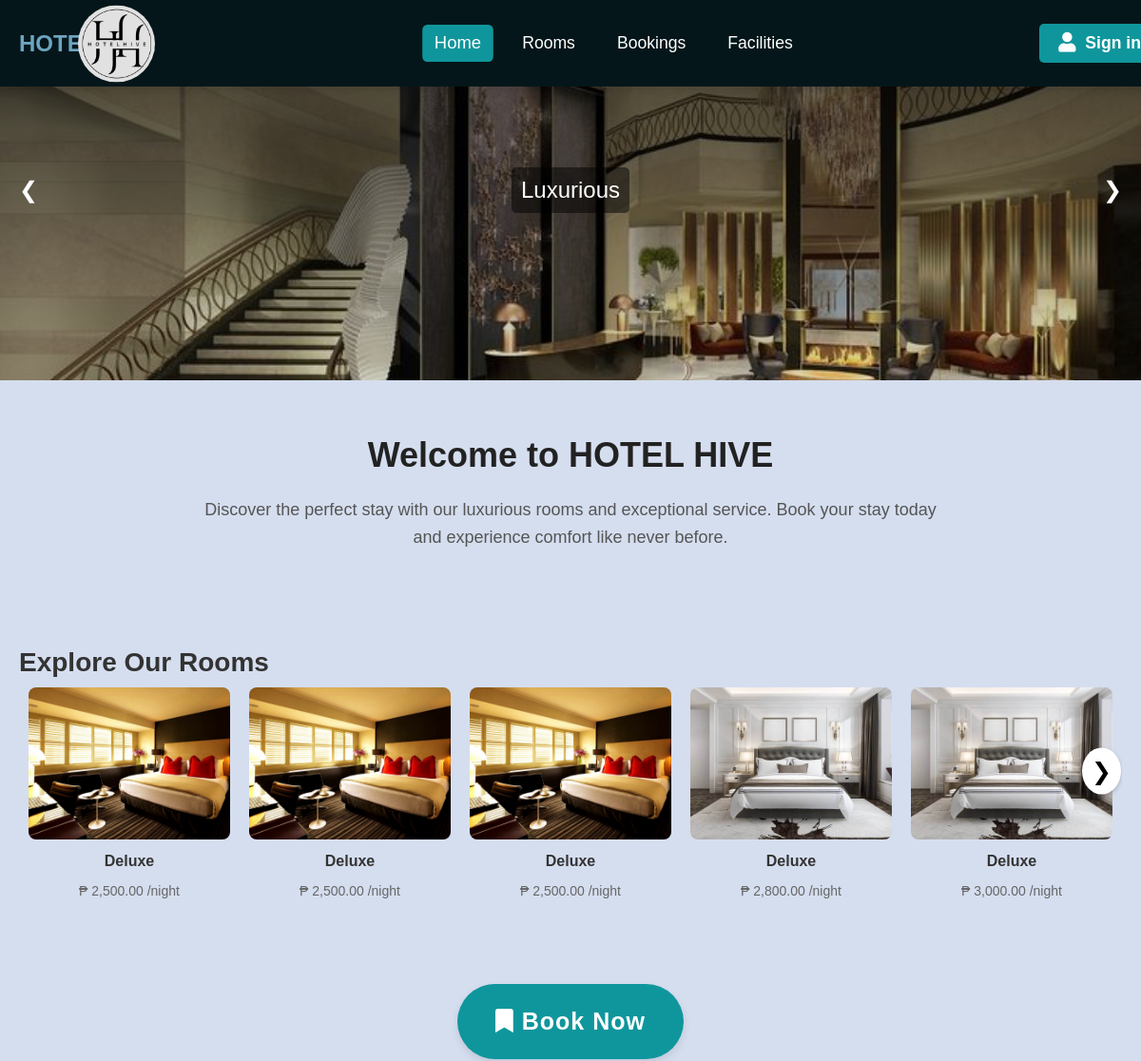
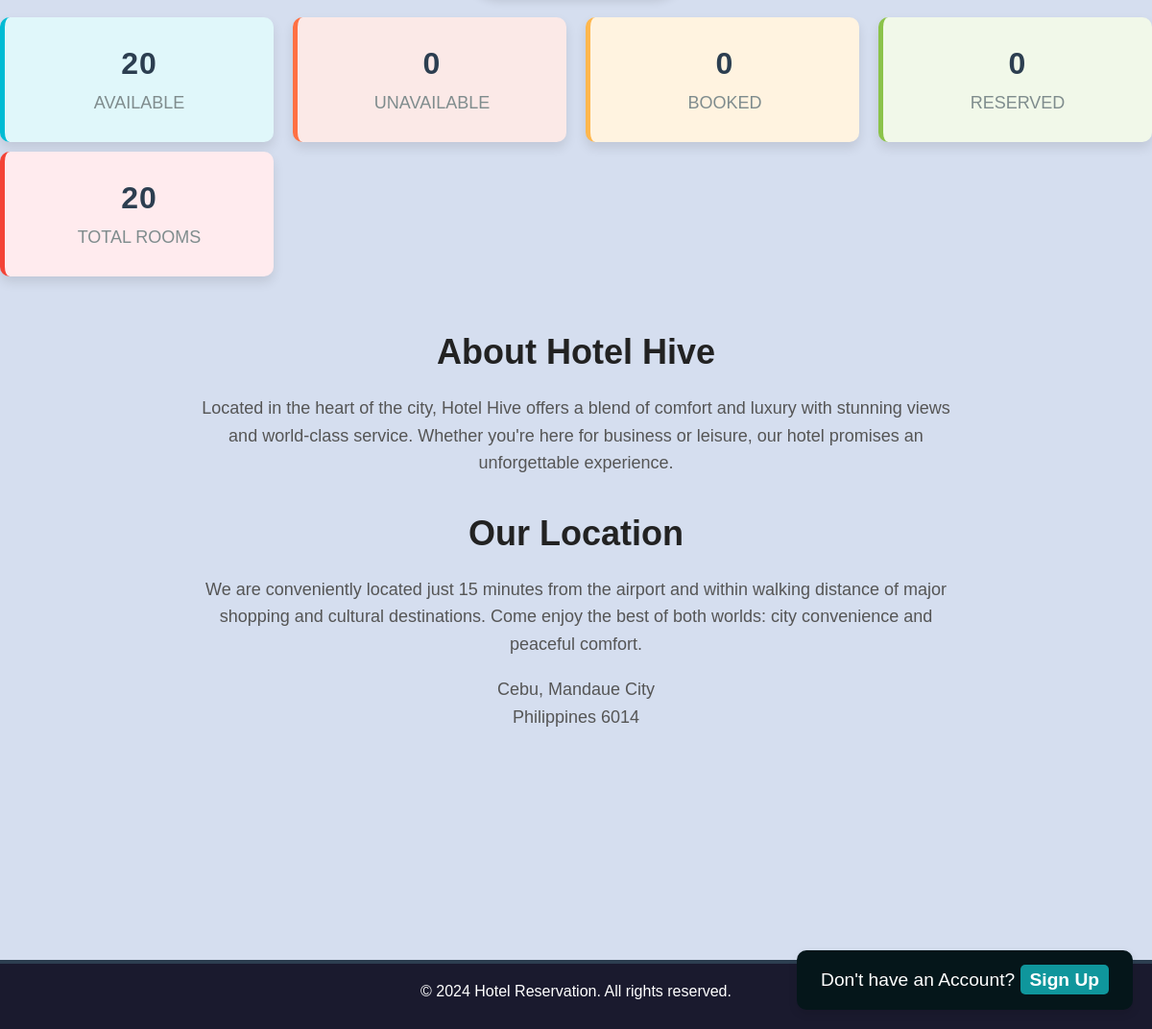
The page / on the database its author committed (2 pictures, top to bottom).
### tables this page shows
CREATE TABLE `rooms` (
  `id` int(11) NOT NULL,
  `room_name` varchar(255) DEFAULT NULL,
  `room_size` varchar(50) NOT NULL,
  `description` text NOT NULL,
  `price` decimal(10,2) NOT NULL,
  `image_url` varchar(255) NOT NULL,
  `features` text DEFAULT NULL,
  `availability` enum('Available','Unavailable','Booked','Reserved') NOT NULL,
  `room_number` varchar(10) DEFAULT NULL,
  `amenities` text DEFAULT NULL,
  `guests` varchar(10) NOT NULL,
  `category` varchar(50) DEFAULT NULL
);

### src/Auth.php (called while the page is built, shortened)
<?php
class Auth {
    public static function isLoggedIn() {
        return isset($_SESSION['user_id']);
    }
}

### admin/room.php (called while the page is built, shortened)
<?php
require_once '../config/database.php';
class Room {
    public function getAllRooms() {
        global $pdo;
        try {
            $stmt = $pdo->query("SELECT * FROM rooms");
            return $stmt->fetchAll(PDO::FETCH_ASSOC);
        } catch (PDOException $e) {
            echo "Error fetching rooms: " . $e->getMessage();
            return [];
        }
    }
}
?>

### public/index.php (the view, shortened to what this page needs)
<?php
require_once '../src/Auth.php';
include 'header.php';
require_once '../admin/room.php';
$room = new room();
$rooms = $room->getAllRooms();
$availableCount = 0;
$unavailableCount = 0;
$bookedCount = 0;
$reservedCount = 0;
if ($rooms) {
    foreach ($rooms as $room) {
        if ($room['availability'] == 'Available') {
            $availableCount++;
        } elseif ($room['availability'] == 'Unavailable') {
            $unavailableCount++;
        } elseif ($room['availability'] == 'Booked') {
            $bookedCount++;
        }
    }
    $totalRooms = count($rooms);
} else {
    $totalRooms = 0;
}
?>
<!DOCTYPE html>
<html lang="en">
<head>
    <link rel="stylesheet" type="text/css" href="./styles/indexss.css">
</head>
<body>
<main>
        <div class="hero">
            <div class="hero-slider">
                <div class="slide active">
                    <img src="../assets/luxurious.jpeg" alt="Hotel Room 1">
                    <div class="caption">Luxurious</div>
                </div>
            </div>
            <button class="prev" id="prevBtn">&#10094;</button>
            <button class="next" id="nextBtn">&#10095;</button>
        </div>
        <div class="description">
                <h2>Welcome to HOTEL HIVE</h2>
                <p>Discover the perfect stay with our luxurious rooms and exceptional service. Book your stay today and experience comfort like never before.</p>
        </div>
        <div class="explore-section">
        <h2 class="section-title">Explore Our Rooms</h2>
            <div class="explore-grid-container">
                <div class="explore-grid" id="exploreGrid">
                <?php foreach ($rooms as $room): ?>
                    <div class="destination-card">
                        <img src="<?= $room['image_url'] ?>" alt="Boracay Island">
                        <h3><?= $room['room_name'] ?></h3>
                        <p>₱ <?= number_format($room['price'], 2) ?> /night</p>
                    </div>
                <?php endforeach; ?>
                </div>
                <button class="arrow right" onclick="moveRight()">&#10095;</button>
            </div>
        </div>
        <div class="book-now-container">
            <a href="rooms.php" class="book-now-button">
                <i class="fa fa-bookmark"></i> Book Now
            </a>
        </div>
    <div class="room-summary">
        <div class="summary-container">
            <div class="summary-box available-box">
                <div class="count"><?php echo $availableCount; ?></div>
                <div class="label">Available</div>
            </div>
            <div class="summary-box unavailable-box">
                <div class="count"><?php echo $unavailableCount; ?></div>
                <div class="label">Unavailable</div>
            </div>
            <div class="summary-box booked-box">
                <div class="count"><?php echo $bookedCount; ?></div>
                <div class="label">Booked</div>
            </div>
            <div class="summary-box reserved-box">
                <div class="count"><?php echo $reservedCount; ?></div>
                <div class="label">Reserved</div>
            </div>
            <div class="summary-box total-box">
                <div class="count"><?php echo  $totalRooms; ?></div>
                <div class="label">Total Rooms</div>
            </div>
        </div>
    </div>
        <div class="description">
                <h2>About Hotel Hive</h2>
                <p>Located in the heart of the city, Hotel Hive offers a blend of comfort and luxury with stunning views and world-class service. Whether you're here for business or leisure, our hotel promises an unforgettable experience.</p>
                <h2>Our Location</h2>
                <p>We are conveniently located just 15 minutes from the airport and within walking distance of major shopping and cultural destinations. Come enjoy the best of both worlds: city convenience and peaceful comfort. </p>
                <p>Cebu, Mandaue City <br>Philippines 6014</p>
        </div>
</main>
</body>
</html>
<footer>
    <?php include 'footer.php'; ?>
</footer>

### public/header.php (shortened to what this page needs)
<?php
require_once '../src/Auth.php';
$current_page = basename($_SERVER['PHP_SELF'], ".php");
if (Auth::isLoggedIn()) {
    $userId = $_SESSION['user_id'];
    $sql = "SELECT * FROM bookings WHERE user_id = :user_id AND status IN ('cancelled', 'confirmed') ORDER BY status_updated_at DESC";
    $stmt = $pdo->prepare($sql);
    $stmt->execute([':user_id' => $userId]);
    $notifications = $stmt->fetchAll(PDO::FETCH_ASSOC);
    $stmt = $pdo->prepare('SELECT first_name, last_name, email, cellphone, profile_image FROM users WHERE id = ?');
    $stmt->execute([$userId]);
    $user = $stmt->fetch(PDO::FETCH_ASSOC);
} else {
    $notifications = [];
    $user = null;
}
?>
<!DOCTYPE html>
<html lang="en">
<head>
    <link rel="stylesheet" href="./styles/header.css">
    <link rel="stylesheet" href="https://cdnjs.cloudflare.com/ajax/libs/font-awesome/5.15.4/css/all.min.css">
</head>
<body>
<header class="header" id="header">
    <div class="header-container">
    <img src="./styles/LOGO.png" alt="Hotel Logo" class="logo">
        <h1 class="header-title">HOTEL HIVE</h1>
        <nav class="nav-links" id="navLinks">
            <a href="index.php" class="<?php echo ($current_page == 'index') ? 'active' : ''; ?>">Home</a>
            <a href="rooms.php" class="<?php echo ($current_page == 'rooms') ? 'active' : ''; ?>">Rooms</a>
            <a href="bookings.php" class="<?php echo ($current_page == 'bookings' || $current_page == 'booking_history') ? 'active' : ''; ?>">Bookings</a>
            <a href="facilities.php" class="<?php echo ($current_page == 'facilities') ? 'active' : ''; ?>">Facilities</a>
        </nav>
        <div class="auth-buttons" id="authButtons">
        <?php if (Auth::isLoggedIn()): ?>
            <div class="notification-bell" onclick="toggleNotifications()">
                <i class="fas fa-bell"></i>
                <span class="notification-count" id="notificationCount"><?php echo count($notifications); ?></span>
            </div>
            <div class="user-info">
                <a href="profile.php">
                    <?php if (is_array($user) && !empty($user['profile_image'])): ?>
                        <img src="<?php echo htmlspecialchars($user['profile_image']); ?>" alt="Profile Image" class="profile-image">
                    <?php else: ?>
                        <i class="fas fa-user-circle"></i>
                    <?php endif; ?>
                </a>
                <span><?php echo htmlspecialchars($user['first_name'] . ' ' . $user['last_name']); ?></span>
            </div>
            <div class="dropdown">
                <span class="settings-icon" id="settingsIcon"><i class="fas fa-cog"></i></span>
                <div class="dropdown-menu" id="settingsMenu">
                    <div class="dropdown-header">Settings</div>
                    <a class="dropdown-item" href="profile.php"><i class="fas fa-user"></i> Profile</a>
                    <div class="dropdown-divider"></div>
                    <a class="dropdown-item" href="logout.php"><i class="fas fa-sign-out-alt"></i> Logout</a>
                </div>
            </div>
        <?php else: ?>
            <a href="login.php" id="accountLoginBtn" class="auth-button">
                <i class="fas fa-user"></i> Sign in
            </a>
        <?php endif; ?>
    </div>
    </div>
</header>
<?php if (!Auth::isLoggedIn()): ?>
    <div class="floating-signup">
        <p>Don't have an Account? <a href="signup.php" class="signup-btn">Sign Up</a></p>
    </div>
<?php endif; ?>
</body>
</html>

### public/footer.php (shortened to what this page needs)
<footer class="footer">
    <div class="footer-container">
        <p>&copy; 2024 Hotel Reservation. All rights reserved.</p>
    </div>
</footer>

### public/styles/header.css (style rules this page uses)
.header { background-color: #05161a; color: #fff; padding: 25px 20px; box-shadow: 0 4px 8px rgba(0, 0, 0, 0.1); position: fixed; width: 100%; top: 0; left: 0; z-index: 10; transition: background-color 0.3s, box-shadow 0.3s; }
.header-container { display: flex; justify-content: space-between; align-items: center; max-width: 1200px; margin: 0 auto; flex-wrap: wrap; }
.header-title { font-size: 1.5em; font-weight: bold; margin: 0; text-transform: uppercase; white-space: nowrap; flex: 1; color: #6da5c0; }
.nav-links { display: flex; gap: 20px; justify-content: center; flex: 5; }
.nav-links a { color: #fff; text-decoration: none; font-size: 1.1em; position: relative; padding: 8px 12px; border-radius: 5px; transition: background-color 0.3s, transform 0.3s; }
.nav-links a:hover, .nav-links .active { text-decoration: none; background-color: #0f969c; color: #fff; transform: scale(1.05); }
.auth-buttons { display: flex; align-items: center; gap: 10px; order: 3; }
.auth-button { background-color: #0f969c; color: white; padding: 10px 20px; font-size: 1.1rem; border: none; border-radius: 5px; cursor: pointer; transition: background-color 0.3s ease; display: inline-flex; align-items: center; gap: 10px; text-decoration: none; font-weight: bold; }
.auth-button i { font-size: 1.3rem; }
.floating-signup { position: fixed; bottom: 20px; right: 20px; background-color: #05161a; color: white; padding: 20px 25px; border-radius: 10px; box-shadow: 0px 4px 10px rgba(0, 0, 0, 0.1); font-size: 1.2em; width: auto; text-align: center; z-index: 100; }
.floating-signup a { color: #fff; text-decoration: none; font-weight: bold; font-size: 1em; padding: 5px 10px; background-color: #0f969c; border-radius: 5px; transition: background-color 0.3s; }
.floating-signup p { margin: 0; }

### public/styles/indexss.css (style rules this page uses)
body { font-family: 'Arial', sans-serif; background-color: #d5deef; color: #333; margin: 0; padding: 0; }
.hero { position: relative; overflow: hidden; width: 100%; height: 400px; background: linear-gradient(to bottom, rgba(0, 0, 0, 0.7), rgba(0, 0, 0, 0.1)); }
.hero-slider { position: relative; width: 100%; height: 100%; overflow: hidden; }
.slide { position: absolute; width: 100%; height: 100%; display: none; transition: transform 0.5s ease; }
.slide.active { display: block; }
.slide::before { content: ''; position: absolute; top: 0; left: 0; width: 100%; height: 100%; background: linear-gradient(to bottom, rgba(0, 0, 0, 0.7), rgba(0, 0, 0, 0.1)); z-index: 1; }
.slide img { width: 100%; height: 100%; object-fit: cover; transition: transform 0.5s ease; }
.caption { position: absolute; bottom: 50%; left: 50%; transform: translate(-50%, 50%); color: white; font-size: 24px; background: rgba(0, 0, 0, 0.5); padding: 10px; border-radius: 5px; z-index:2; }
.prev, .next { position: absolute; top: 50%; transform: translateY(-50%); background: transparent; color: white; border: none; font-size: 24px; cursor: pointer; padding: 10px; border-radius: 50%; z-index: 5; }
.prev { left: 10px; }
.next { right: 10px; }

### public/header.php (style rules this page uses)
.header .logo { width: 45px; height: 45px; position: absolute; top: 50%; left: 100px; transform: translateY(-50%) scale(1.8); border-radius: 50%; object-fit: cover; }

### public/footer.php (style rules this page uses)
.footer { background-color: #1A1A2E; color: white; padding: 20px 0; text-align: center; border-top: 4px solid #2c3e50; width: 100%; margin-top: 200px; }
.footer-container { max-width: 1200px; margin: 0 auto; display: flex; flex-direction: column; align-items: center; justify-content: center; }
.footer p { margin: 0; padding-bottom: 10px; }

### rows shown on the page
rooms: image_url (picture), room_name "Deluxe", price "2,500.00"
rooms: image_url (picture), room_name "Deluxe", price "2,500.00"
rooms: image_url (picture), room_name "Deluxe", price "2,500.00"
rooms: image_url (picture), room_name "Deluxe", price "2,800.00"
rooms: image_url (picture), room_name "Deluxe", price "3,000.00"

### other values the page prints
$availableCount "20"
$unavailableCount "0"
$bookedCount "0"
$reservedCount "0"
$totalRooms "20"
